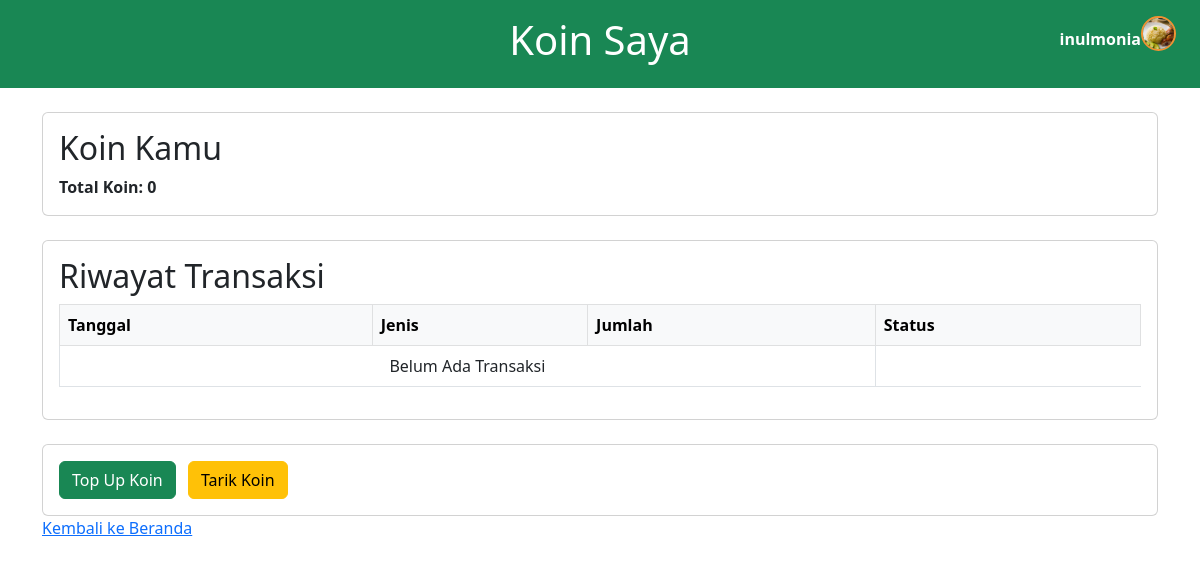
Before: /user/indexkoin.php (signed in) with the older database file.
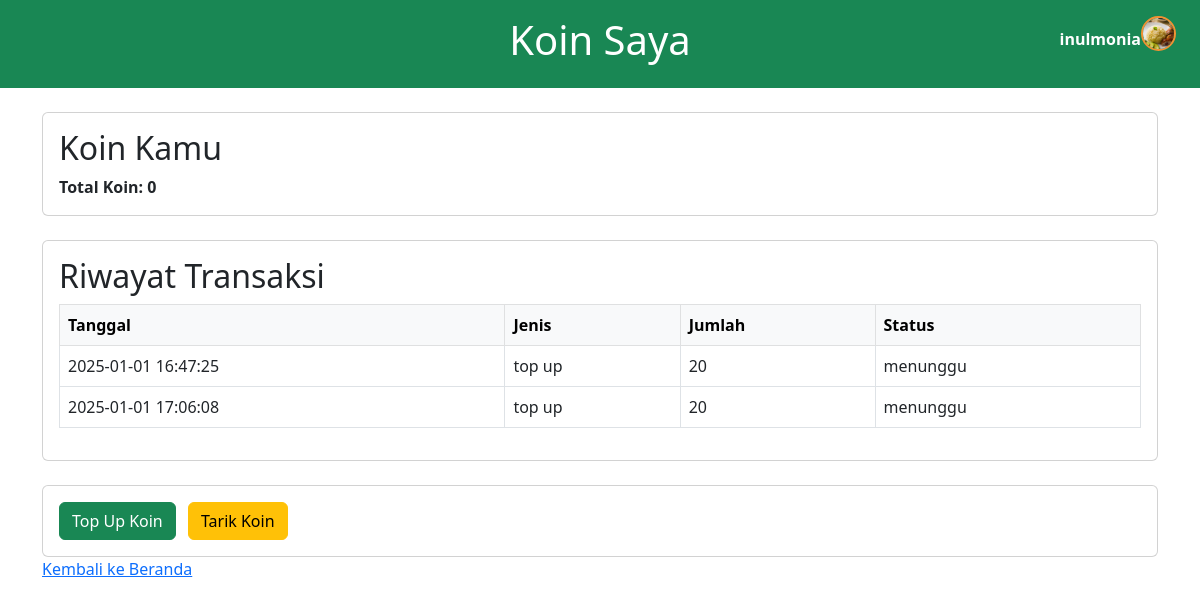
After: the same page with the newer database file.
### tables this page shows
CREATE TABLE `koin` (
  `idKoin` int(11) NOT NULL,
  `idTransaksi` int(11) NOT NULL,
  `username` varchar(15) NOT NULL,
  `nomor_ewallet` varchar(12) NOT NULL,
  `riwayat_transaksi` varchar(255) NOT NULL,
  `jumlahtransaksi` int(11) NOT NULL,
  `tanggal` datetime NOT NULL DEFAULT current_timestamp(),
  `status` varchar(255) NOT NULL DEFAULT 'menunggu',
  `buktiPembayaran` varchar(255) DEFAULT NULL
);

### user/indexkoin.php (the view, shortened to what this page needs)
<?php
include "../dbconfig.php";
if (isset($_SESSION['username'])) {
    $username = $_SESSION['username'];
} else {
    echo "Username tidak ditemukan!";
    exit();
}
$sqlSaldo = "
    SELECT
        username,
        COALESCE(SUM(CASE WHEN riwayat_transaksi = 'top up' THEN jumlahtransaksi ELSE 0 END), 0) AS total_masuk,
        COALESCE(SUM(CASE WHEN riwayat_transaksi = 'feedback' THEN jumlahtransaksi ELSE 0 END), 0) AS total_keluar,
        COALESCE(SUM(CASE WHEN riwayat_transaksi = 'pemberian' THEN jumlahtransaksi ELSE 0 END), 0) AS total_pemberian,
        COALESCE(SUM(CASE WHEN riwayat_transaksi = 'penarikan' THEN jumlahtransaksi ELSE 0 END), 0) AS total_penarikan,
        COALESCE((
            (SUM(CASE WHEN riwayat_transaksi = 'top up' THEN jumlahtransaksi ELSE 0 END) -
             SUM(CASE WHEN riwayat_transaksi = 'pemberian' THEN jumlahtransaksi ELSE 0 END)) -
            (SUM(CASE WHEN riwayat_transaksi = 'feedback' THEN jumlahtransaksi ELSE 0 END) +
             SUM(CASE WHEN riwayat_transaksi = 'penarikan' THEN jumlahtransaksi ELSE 0 END))
        ), 0) AS saldo
    FROM koin
    WHERE username = '$username' AND status = 'berhasil'
    GROUP BY username
";
$saldo = mysqli_query($conn, $sqlSaldo);
if ($saldo && mysqli_num_rows($saldo) > 0) {
    $saldo = mysqli_fetch_assoc($saldo);
} else {
    $saldo = [
        'total_masuk' => 0,
        'total_keluar' => 0,
        'total_pemberian' => 0,
        'total_penarikan' => 0,
        'saldo' => 0,
    ];
}
$sqlStatement = "SELECT * FROM koin
                WHERE username = '$username'";
$sql = mysqli_query($conn, $sqlStatement);
$riwayat = mysqli_fetch_all($sql, MYSQLI_ASSOC);
$pengguna = mysqli_fetch_assoc(mysqli_query($conn, "SELECT foto, username FROM login WHERE username = '$username'"));
?>
<!DOCTYPE html>
<html lang="en">
<head>
    <link href="https://cdn.jsdelivr.net/npm/bootstrap@5.3.0/dist/css/bootstrap.min.css" rel="stylesheet">
</head>
<body>
    <header class="bg-success text-white text-center py-3 position-relative">
        <h1>Koin Saya</h1>
        <div class="position-absolute top-0 end-0 p-3 d-flex align-items-center">
            <div class="d-flex align-items-center">
                <span class="fw-bold"><?= $pengguna['username']; ?></span>
                <a href="../logout.php"><img src="../images/<?= $pengguna['foto']; ?>" alt="Profile Saya" class="rounded-circle me-2 circle-img"></a>
            </div>
        </div>
    </header>
    <div class="container my-4">
        <div class="card mb-4">
            <div class="card-body">
            <h2 class="card-title">Koin Kamu</h2>
            <p class="card-text"><strong>Total Koin:</strong> <span id="coin-balance" class="fw-bold"><?= $saldo['saldo']; ?></span></p>
            </div>
        </div>
        <div class="card mb-4">
        <div class="card-body">
            <h2 class="card-title">Riwayat Transaksi</h2>
            <div class="table-responsive">
                <table class="table table-bordered">
                    <thead class="table-light">
                        <tr>
                            <th>Tanggal</th>
                            <th>Jenis</th>
                            <th>Jumlah</th>
                            <th>Status</th>
                        </tr>
                    </thead>
                    <tbody id="transaction-history">
                        <?php if (count($riwayat) > 0): ?>
                            <?php foreach ($riwayat as $transaksi): ?>
                                <tr>
                                    <td><?= $transaksi['tanggal']; ?></td>
                                    <td><?= $transaksi['riwayat_transaksi']; ?></td>
                                    <td><?= $transaksi['jumlahtransaksi']; ?></td>
                                    <td><?= $transaksi['status']; ?></td>
                                </tr>
                            <?php endforeach; ?>
                        <?php else: ?>
                            <tr>
                                <td colspan="3" class="text-center">Belum Ada Transaksi</td>
                            </tr>
                        <?php endif; ?>
                    </tbody>
                </table>
            </div>
        </div>
    </div>
        <div class="card">
            <div class="card-body">
                <a href="topupkoin.php"><button class="btn btn-success me-2" onclick="topUpCoins()">Top Up Koin</button></a>
                <a href="tarikkoin.php"><button class="btn btn-warning" onclick="withdrawCoins()">Tarik Koin</button></a>
            </div>
        </div>
        <a href="home.php">Kembali ke Beranda</a>
    </div>
</body>
</html>

### user/indexkoin.php (style rules this page uses)
.circle-img { width: 35px; height: 35px; border-radius: 50%; object-fit: cover; border: 2px solid #f09133; margin-bottom: 10px; }

Changed rows visible on the page:
added koin: tanggal "2025-01-01 16:47:25", riwayat_transaksi "top up", jumlahtransaksi "20", status "menunggu"
added koin: tanggal "2025-01-01 17:06:08", riwayat_transaksi "top up", jumlahtransaksi "20", status "menunggu"
Other visible differences:
text no longer shown: "Belum Ada Transaksi"
